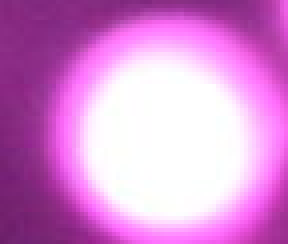
#> input picture PSAT_3_CAM_RPI_USE_THIS/blob_detect_algorithm/blob.png, 72 x 61 px (shown 4 times larger)
$ python detect_blob.py
#> lines starting #> are read from the running program, lines starting #| are printed output that depends on the picture; long printed decimals are rounded
# -*- coding: utf-8 -*-
"""
Created on Wed Oct 12 16:14:14 2016

@author: ps09og
"""

import cv2
import numpy as np
import matplotlib.pylab as plt

def weighted_greysums(img):
    """Find the center of gravity for an image"""

    x, y = np.meshgrid(range(img.shape[1]), range(img.shape[0]))
    weightedx = x * img
    weightedy = y * img

    x_center = np.sum(weightedx) / np.sum(img)
    y_center = np.sum(weightedy) / np.sum(img)

    return x_center, y_center


img = cv2.imread("blob.png")
#> img is the input picture: shape (61, 72, 3); mean B, G, R 210.8, 139.5, 214.1
#
gray = cv2.cvtColor(img, cv2.COLOR_BGR2GRAY)
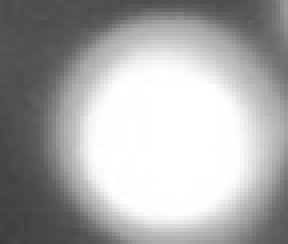
#> gray: shape (61, 72) (shown 4 times larger); min 61, max 255, mean 169.9
#t_val = 150 #Threshold value
#t, thresh = cv2.threshold(gray, t_val, 255, cv2.THRESH_BINARY)
#
#thresh = cv2.morphologyEx(thresh, cv2.MORPH_OPEN, None)

print(weighted_greysums(gray))
#> in weighted_greysums, `weightedx = x * img`:
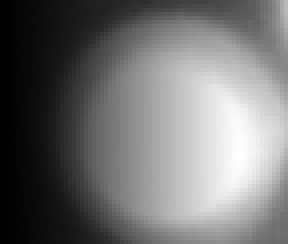
#> weightedx: shape (61, 72) int64 (shown 4 times larger); min 0, max 14940, mean 6662.1; drawn with min black and max white
#> in weighted_greysums, `weightedy = y * img`:
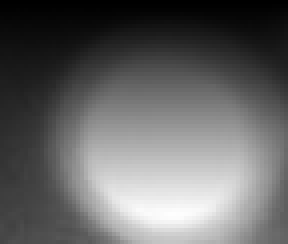
#> weightedy: shape (61, 72) int64 (shown 4 times larger); min 0, max 13462, mean 5340.5; drawn with min black and max white
#> in weighted_greysums, `x_center = np.sum(weightedx) / np.sum(img)`: x_center = 39.2
#> in weighted_greysums, `y_center = np.sum(weightedy) / np.sum(img)`: y_center = 31.43
#| (39.203, 31.426)
#> `#ycentre = sum(weightedy(:)) / sum(img(:));`:
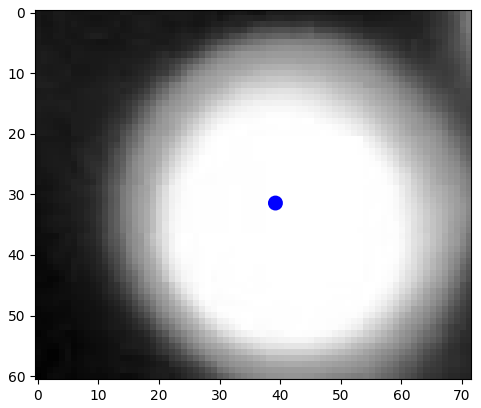
#> figure drawn by matplotlib, 1 panel
plt.imshow(gray, cmap = 'gray')
circle1 = plt.Circle(weighted_greysums(gray), 1 , color='b', fill = True, linewidth = 2)
plt.gca().add_artist(circle1)


# [5 lines of commented-out code are left out]
